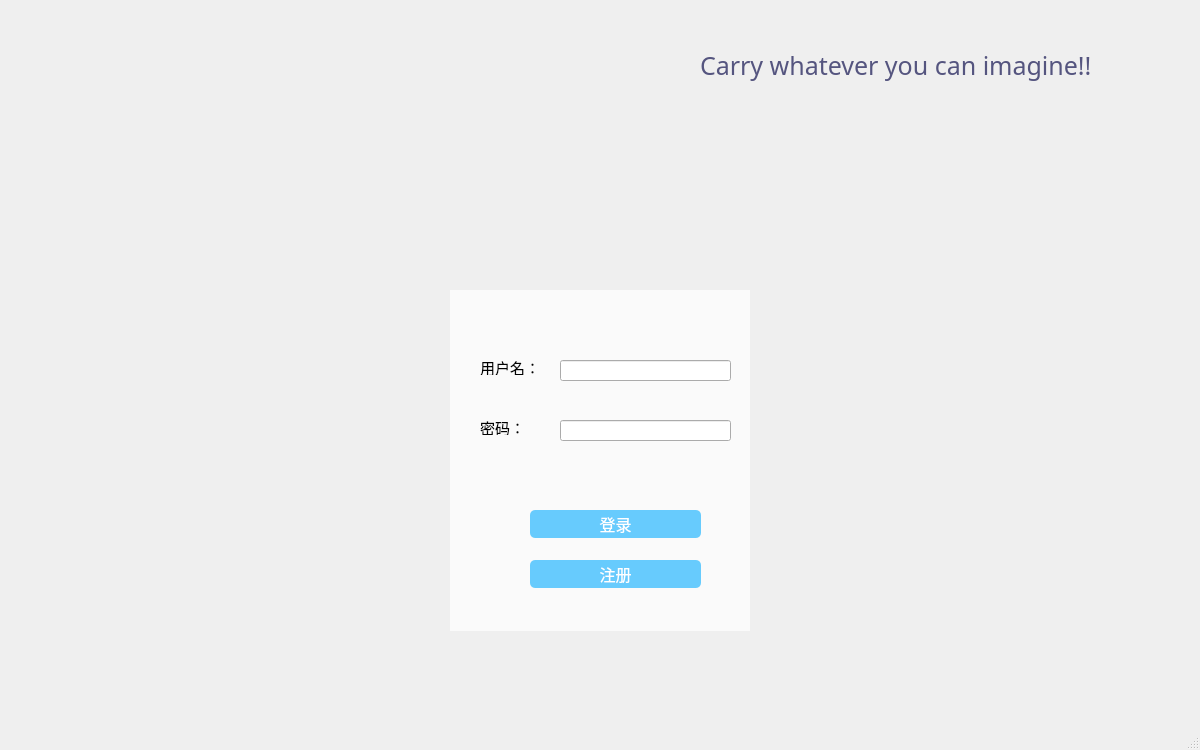
<?xml version="1.0" encoding="UTF-8"?>
<ui version="4.0">
 <class>MainWindow</class>
 <widget class="QMainWindow" name="MainWindow">
  <property name="geometry">
   <rect>
    <x>0</x>
    <y>0</y>
    <width>1200</width>
    <height>750</height>
   </rect>
  </property>
  <property name="font">
   <font>
    <family>华文楷体</family>
   </font>
  </property>
  <property name="windowTitle">
   <string>MainWindow</string>
  </property>
  <property name="styleSheet">
   <string notr="true">#centralWidget{
	border-image: url(:/image/citamain2.png);}
</string>
  </property>
  <widget class="QWidget" name="centralWidget">
   <widget class="QWidget" name="DengW" native="true">
    <property name="geometry">
     <rect>
      <x>450</x>
      <y>290</y>
      <width>300</width>
      <height>341</height>
     </rect>
    </property>
    <property name="styleSheet">
     <string notr="true">#DengW{background-color: rgba(255, 255, 255,180);}</string>
    </property>
    <widget class="QLabel" name="Zhanglabel">
     <property name="geometry">
      <rect>
       <x>30</x>
       <y>70</y>
       <width>72</width>
       <height>15</height>
      </rect>
     </property>
     <property name="font">
      <font>
       <family>华文楷体</family>
       <pointsize>11</pointsize>
      </font>
     </property>
     <property name="styleSheet">
      <string notr="true"/>
     </property>
     <property name="text">
      <string>用户名：</string>
     </property>
    </widget>
    <widget class="QLabel" name="Milabel">
     <property name="geometry">
      <rect>
       <x>30</x>
       <y>130</y>
       <width>72</width>
       <height>15</height>
      </rect>
     </property>
     <property name="font">
      <font>
       <family>华文楷体</family>
       <pointsize>11</pointsize>
      </font>
     </property>
     <property name="styleSheet">
      <string notr="true"/>
     </property>
     <property name="text">
      <string>密码：</string>
     </property>
    </widget>
    <widget class="QLineEdit" name="MilineEdit">
     <property name="geometry">
      <rect>
       <x>110</x>
       <y>130</y>
       <width>171</width>
       <height>21</height>
      </rect>
     </property>
    </widget>
    <widget class="QPushButton" name="DengButton">
     <property name="geometry">
      <rect>
       <x>80</x>
       <y>220</y>
       <width>171</width>
       <height>28</height>
      </rect>
     </property>
     <property name="font">
      <font>
       <family>华文楷体</family>
       <pointsize>12</pointsize>
      </font>
     </property>
     <property name="styleSheet">
      <string notr="true">color: rgb(255, 255, 255);
background-color: rgba(0, 170, 255,150);
border-radius:5px;</string>
     </property>
     <property name="text">
      <string>登录</string>
     </property>
    </widget>
    <widget class="QPushButton" name="ZhuButton">
     <property name="geometry">
      <rect>
       <x>80</x>
       <y>270</y>
       <width>171</width>
       <height>28</height>
      </rect>
     </property>
     <property name="font">
      <font>
       <family>华文楷体</family>
       <pointsize>12</pointsize>
      </font>
     </property>
     <property name="styleSheet">
      <string notr="true">color: rgb(255, 255, 255);
background-color: rgba(0, 170, 255,150);
border-radius:5px;</string>
     </property>
     <property name="text">
      <string>注册</string>
     </property>
    </widget>
    <widget class="QLineEdit" name="ZhanglineEdit">
     <property name="geometry">
      <rect>
       <x>110</x>
       <y>70</y>
       <width>171</width>
       <height>21</height>
      </rect>
     </property>
    </widget>
   </widget>
   <widget class="QLabel" name="label">
    <property name="geometry">
     <rect>
      <x>500</x>
      <y>50</y>
      <width>201</width>
      <height>181</height>
     </rect>
    </property>
    <property name="styleSheet">
     <string notr="true">border-image: url(:/image/qiche.png);</string>
    </property>
    <property name="text">
     <string/>
    </property>
   </widget>
   <widget class="QLabel" name="label_2">
    <property name="geometry">
     <rect>
      <x>700</x>
      <y>-10</y>
      <width>451</width>
      <height>151</height>
     </rect>
    </property>
    <property name="font">
     <font>
      <family>Impact</family>
      <pointsize>19</pointsize>
      <weight>50</weight>
      <bold>false</bold>
     </font>
    </property>
    <property name="styleSheet">
     <string notr="true">color: rgb(85, 85, 127);
</string>
    </property>
    <property name="text">
     <string>Carry whatever you can imagine!!</string>
    </property>
   </widget>
  </widget>
  <widget class="QStatusBar" name="statusBar"/>
 </widget>
 <layoutdefault spacing="6" margin="11"/>
 <tabstops>
  <tabstop>ZhanglineEdit</tabstop>
  <tabstop>MilineEdit</tabstop>
  <tabstop>DengButton</tabstop>
  <tabstop>ZhuButton</tabstop>
 </tabstops>
 <resources/>
 <connections/>
</ui>
